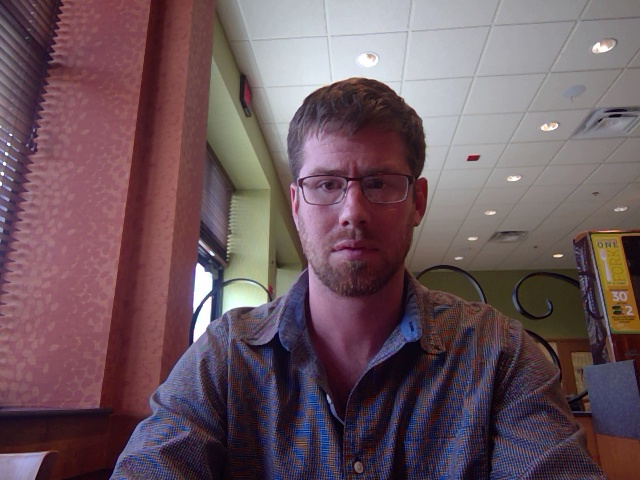
#> input picture data/write/july/imgs13/img1.jpg, 640 x 480 px, found by its file name
$ jupyter execute --allow-errors July31.ipynb   (shell and % lines are left out)   (Python 2 division)
#> lines starting #> are read from the running program, lines starting #| are printed output that depends on the picture
### MiscUtils.py
import os, sys, time, copy, random, argparse, traceback
import numpy as np
import cv2
import imutils


# [4 lines left out: function hist_from_img, not called in this run]

def create_tracking_frame(**kwargs):
    return ((100,100),(300,300))

def mock_gaussian(n = 100, **kwargs ):
    z = np.random.randn(n)
    u, var = kwargs.get('u',0), kwargs.get('var',1)
    return map(lambda z_i: u + (z_i*var), z)

def rand_gauss_params():
    u = random.randint(0,255)
#> u = 197
    var = random.randint(10,50)
    return u, var

def mock_hist_data():
    u, var = rand_gauss_params()
#> u = 197; var = 36
    hist_data = map( lambda x: mock_gaussian(n=100,u=u,var=var), range(3) )
    return hist_data

### July31.ipynb
[cell 1]
import os, sys, time, copy, random, argparse
import traceback
import numpy as np
import cv2
import imutils
from collections import deque
from matplotlib import image as mpimg
from matplotlib import pyplot as plt

[cell 2]
from MiscUtils import mock_hist_data

[cell 3]
from Methods import imgToPx, pxToHist

[cell 4]
rect = ((100,100),(200,200))
#> (the rest of this cell did not finish here and is left out)

#> (a cell that did not finish here is left out)

#> (a cell that did not finish here is left out)

#> (a cell that did not finish here is left out)

[cell 8]
#backg is missing this many pxs
(640*480 - 100*100) - 204281

#> (a cell that did not finish here is left out)

[cell 10]
def multi_hist(l_hists = [], full = True, bins = 50 ):

    h,w = (2,3) if full else (1,3)
    f ,arrax = plt.subplots(h,w)
    for i in range(h*w):
        hi, wi = i / 3, i % 3
        print hi, ' ', wi
        if full:
            arrax[hi][wi].hist(l_hists[i], bins = bins)
        else:
            arrax[i].hist(l_hists[i], bins = bins)
        #arrax[i].set_title('color : '  + str(clr))
    f.subplots_adjust(hspace=1)
    plt.show()

#> (the rest of this cell did not finish here and is left out)

#> (a cell that did not finish here is left out)

[cell 12]
dir_path = "data/write/july/imgs17/"
ext = ".jpg"
n = 1
img = []
#> (the rest of this cell did not finish here and is left out)

[cell 13]
from MiscUtils import mock_hist_data

[cell 14]
data = mock_hist_data()
data

[cell 15]
inp_bins = 30
n, bins = np.histogram(data[0], inp_bins)

[cell 16]
print bins

[cell 17]
plt.hist(x = n ,bins = bins)
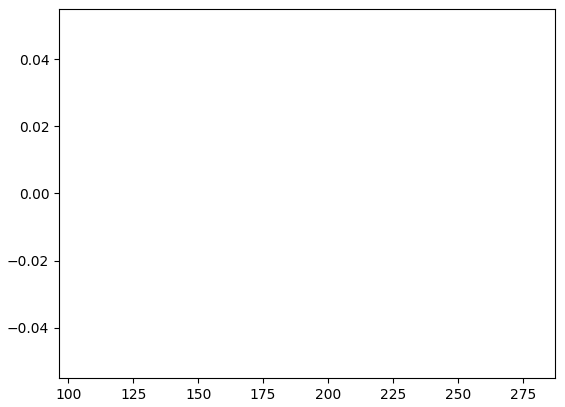
#> figure drawn by matplotlib, 1 panel
